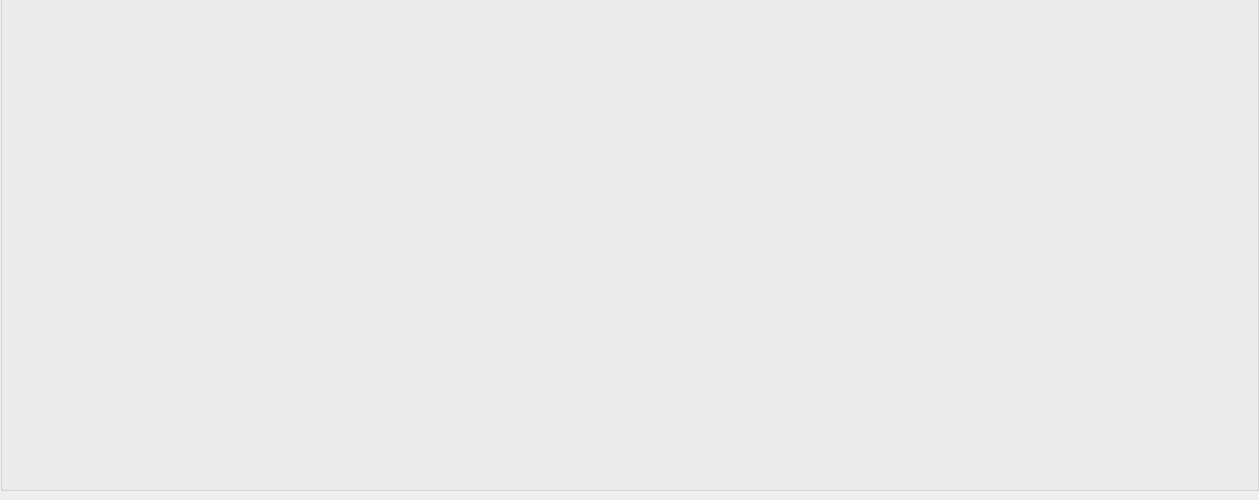
<?xml version="1.0" encoding="UTF-8"?>
<ui version="4.0">
 <class>JATT_Jstat</class>
 <widget class="QWidget" name="JATT_Jstat">
  <property name="geometry">
   <rect>
    <x>0</x>
    <y>0</y>
    <width>1259</width>
    <height>500</height>
   </rect>
  </property>
  <property name="maximumSize">
   <size>
    <width>1259</width>
    <height>500</height>
   </size>
  </property>
  <property name="font">
   <font>
    <pointsize>12</pointsize>
   </font>
  </property>
  <property name="windowTitle">
   <string>JVM Internals</string>
  </property>
  <widget class="QGroupBox" name="groupBox">
   <property name="geometry">
    <rect>
     <x>0</x>
     <y>-20</y>
     <width>1259</width>
     <height>511</height>
    </rect>
   </property>
   <property name="maximumSize">
    <size>
     <width>1259</width>
     <height>600</height>
    </size>
   </property>
   <property name="title">
    <string/>
   </property>
   <widget class="QCustomPlot" name="performancegraph" native="true">
    <property name="geometry">
     <rect>
      <x>10</x>
      <y>30</y>
      <width>401</width>
      <height>471</height>
     </rect>
    </property>
   </widget>
   <widget class="QCustomPlot" name="performancegraph_2" native="true">
    <property name="geometry">
     <rect>
      <x>420</x>
      <y>30</y>
      <width>411</width>
      <height>471</height>
     </rect>
    </property>
   </widget>
   <widget class="QCustomPlot" name="performancegraph_3" native="true">
    <property name="geometry">
     <rect>
      <x>840</x>
      <y>30</y>
      <width>401</width>
      <height>471</height>
     </rect>
    </property>
   </widget>
  </widget>
 </widget>
 <customwidgets>
  <customwidget>
   <class>QCustomPlot</class>
   <extends>QWidget</extends>
   <header>qcustomplot.h</header>
   <container>1</container>
  </customwidget>
 </customwidgets>
 <resources/>
 <connections/>
</ui>
